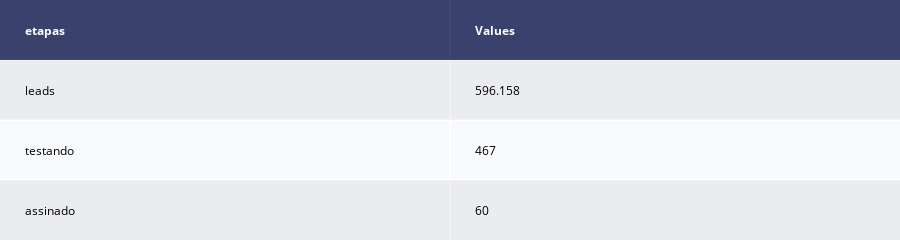

Notebook cell for this chart:
### Code cell
#visualização melhor
table = ff.create_table(data_table)
iplot(table)

### Figure 1 — Plotly figure (JSON) as saved in the notebook; plotly's stock layout.template omitted (floating-point values rounded to 4 significant figures)
{"data": [{"colorscale": [[0, "#00083e"], [0.5, "#ededee"], [1, "#ffffff"]], "hoverinfo": "none", "opacity": 0.75, "showscale": false, "type": "heatmap", "z": [[0, 0], [0.5, 0.5], [1, 1], [0.5, 0.5]]}], "layout": {"annotations": [{"align": "left", "font": {"color": "#ffffff"}, "showarrow": false, "text": "<b>etapas</b>", "x": -0.45, "xanchor": "left", "xref": "x", "y": 0, "yref": "y"}, {"align": "left", "font": {"color": "#ffffff"}, "showarrow": false, "text": "<b>Values</b>", "x": 0.55, "xanchor": "left", "xref": "x", "y": 0, "yref": "y"}, {"align": "left", "font": {"color": "#000000"}, "showarrow": false, "text": "leads", "x": -0.45, "xanchor": "left", "xref": "x", "y": 1, "yref": "y"}, {"align": "left", "font": {"color": "#000000"}, "showarrow": false, "text": "596.158", "x": 0.55, "xanchor": "left", "xref": "x", "y": 1, "yref": "y"}, {"align": "left", "font": {"color": "#000000"}, "showarrow": false, "text": "testando", "x": -0.45, "xanchor": "left", "xref": "x", "y": 2, "yref": "y"}, {"align": "left", "font": {"color": "#000000"}, "showarrow": false, "text": "467", "x": 0.55, "xanchor": "left", "xref": "x", "y": 2, "yref": "y"}, {"align": "left", "font": {"color": "#000000"}, "showarrow": false, "text": "assinado", "x": -0.45, "xanchor": "left", "xref": "x", "y": 3, "yref": "y"}, {"align": "left", "font": {"color": "#000000"}, "showarrow": false, "text": "60", "x": 0.55, "xanchor": "left", "xref": "x", "y": 3, "yref": "y"}], "height": 170, "margin": {"b": 0, "l": 0, "r": 0, "t": 0}, "xaxis": {"dtick": 1, "gridwidth": 2, "showticklabels": false, "tick0": -0.5, "ticks": "", "zeroline": false}, "yaxis": {"autorange": "reversed", "dtick": 1, "gridwidth": 2, "showticklabels": false, "tick0": 0.5, "ticks": "", "zeroline": false}}}
